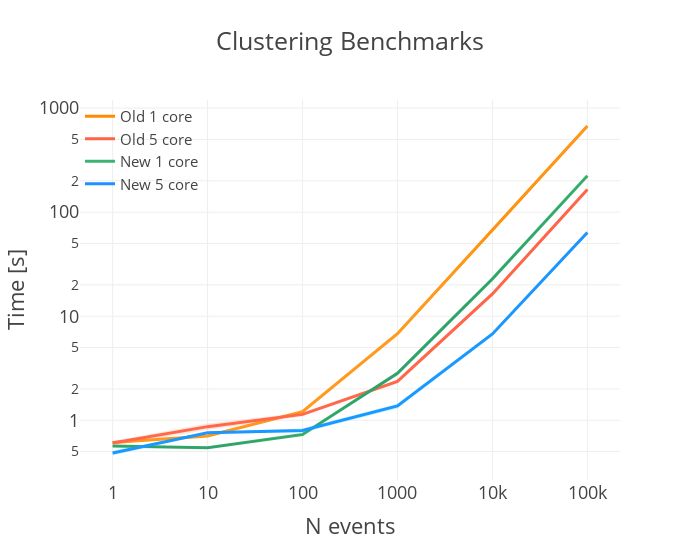

The notebook cell saved with this chart:
### Code cell
import plotly.graph_objects as go
import plotly.io as pio 
pio.templates.default = "presentation"

fig = go.Figure()


fig.add_trace(go.Scatter(x=x,
        y=y_old1,
        line=dict(color='darkorange'),
        mode='lines', name="Old 1 core"))

fig.add_trace(go.Scatter(x=np.hstack([x, x[::-1]]),
        y=np.hstack([y_old1+y_old1_err, (y_old1-y_old1_err)[::-1]]),
        fill='toself',
        fillcolor='rgba(255,208,151,0.2)',
        line=dict(color='rgba(255,255,255,0)'),
        hoverinfo="skip",
        showlegend=False))

fig.add_trace(go.Scatter(x=x,
        y=y_old5,
        line=dict(color='tomato'),
        mode='lines', name="Old 5 core"))

fig.add_trace(go.Scatter(x=np.hstack([x, x[::-1]]),
        y=np.hstack([y_old5+y_old5_err, (y_old5-y_old5_err)[::-1]]),
        fill='toself',
        fillcolor='rgba(255,127,80,0.2)',
        line=dict(color='rgba(255,255,255,0)'),
        hoverinfo="skip",
        showlegend=False))

fig.add_trace(go.Scatter(x=x,
        y=y_new1,
        line=dict(color='mediumseagreen'),
        mode='lines', name="New 1 core"))

fig.add_trace(go.Scatter(x=np.hstack([x, x[::-1]]),
        y=np.hstack([y_new1+y_new1_err, (y_new1-y_new1_err)[::-1]]),
        fill='toself',
        fillcolor='rgba(0,100,80,0.2)',
        line=dict(color='rgba(255,255,255,0)'),
        hoverinfo="skip",
        showlegend=False))

fig.add_trace(go.Scatter(x=x,
        y=y_new5,
        line=dict(color='dodgerblue'),
        mode='lines', name="New 5 core"))

fig.add_trace(go.Scatter(x=np.hstack([x, x[::-1]]),
        y=np.hstack([y_new5+y_new5_err, (y_new5-y_new5_err)[::-1]]),
        fill='toself',
        fillcolor='rgba(0,191,255,0.2)',
        line=dict(color='rgba(255,255,255,0)'),
        hoverinfo="skip",
        showlegend=False))

fig.update_xaxes(type="log")
fig.update_yaxes(type="log")
fig.update_layout(
        title="Clustering Benchmarks",
        xaxis_title="N events",
        yaxis_title="Time [s]",
        paper_bgcolor='rgba(0,0,0,0)',
                legend = dict(x=0, y=1,
                traceorder='normal',
                font=dict(size=15)),
        width=700, showlegend=True)

fig.show("vscode")
fig.write_image("benchmark.pdf")

### Figure 1 — Plotly figure (JSON) as saved in the notebook; plotly's stock layout.template omitted (floating-point values rounded to 4 significant figures)
{"data": [{"line": {"color": "darkorange"}, "mode": "lines", "name": "Old 1 core", "type": "scatter", "x": [1, 10, 100, 1000, 10000, 100000], "y": [0.61, 0.7071, 1.207, 6.789, 67.48, 673.3]}, {"fill": "toself", "fillcolor": "rgba(255,208,151,0.2)", "hoverinfo": "skip", "line": {"color": "rgba(255,255,255,0)"}, "showlegend": false, "type": "scatter", "x": [1, 10, 100, 1000, 10000, 100000, 100000, 10000, 1000, 100, 10, 1], "y": [0.6251, 0.7254, 1.249, 7.174, 68.2, 693.6, 653.1, 66.76, 6.404, 1.165, 0.6888, 0.5949]}, {"line": {"color": "tomato"}, "mode": "lines", "name": "Old 5 core", "type": "scatter", "x": [1, 10, 100, 1000, 10000, 100000], "y": [0.6033, 0.868, 1.138, 2.36, 16.37, 165.2]}, {"fill": "toself", "fillcolor": "rgba(255,127,80,0.2)", "hoverinfo": "skip", "line": {"color": "rgba(255,255,255,0)"}, "showlegend": false, "type": "scatter", "x": [1, 10, 100, 1000, 10000, 100000, 100000, 10000, 1000, 100, 10, 1], "y": [0.6334, 0.9289, 1.185, 2.435, 16.61, 167.0, 163.5, 16.14, 2.285, 1.091, 0.8071, 0.5732]}, {"line": {"color": "mediumseagreen"}, "mode": "lines", "name": "New 1 core", "type": "scatter", "x": [1, 10, 100, 1000, 10000, 100000], "y": [0.5645, 0.5441, 0.729, 2.823, 22.86, 223.8]}, {"fill": "toself", "fillcolor": "rgba(0,100,80,0.2)", "hoverinfo": "skip", "line": {"color": "rgba(255,255,255,0)"}, "showlegend": false, "type": "scatter", "x": [1, 10, 100, 1000, 10000, 100000, 100000, 10000, 1000, 100, 10, 1], "y": [0.5783, 0.5603, 0.7372, 2.958, 23.52, 226.1, 221.5, 22.19, 2.688, 0.7208, 0.5279, 0.5507]}, {"line": {"color": "dodgerblue"}, "mode": "lines", "name": "New 5 core", "type": "scatter", "x": [1, 10, 100, 1000, 10000, 100000], "y": [0.485, 0.7574, 0.7984, 1.372, 6.744, 63.75]}, {"fill": "toself", "fillcolor": "rgba(0,191,255,0.2)", "hoverinfo": "skip", "line": {"color": "rgba(255,255,255,0)"}, "showlegend": false, "type": "scatter", "x": [1, 10, 100, 1000, 10000, 100000, 100000, 10000, 1000, 100, 10, 1], "y": [0.5104, 0.7726, 0.8324, 1.444, 7.012, 65.09, 62.41, 6.476, 1.3, 0.7644, 0.7422, 0.4596]}], "layout": {"legend": {"font": {"size": 15}, "traceorder": "normal", "x": 0, "y": 1}, "paper_bgcolor": "rgba(0,0,0,0)", "showlegend": true, "title": {"text": "Clustering Benchmarks"}, "width": 700, "xaxis": {"title": {"text": "N events"}, "type": "log"}, "yaxis": {"title": {"text": "Time [s]"}, "type": "log"}}}
